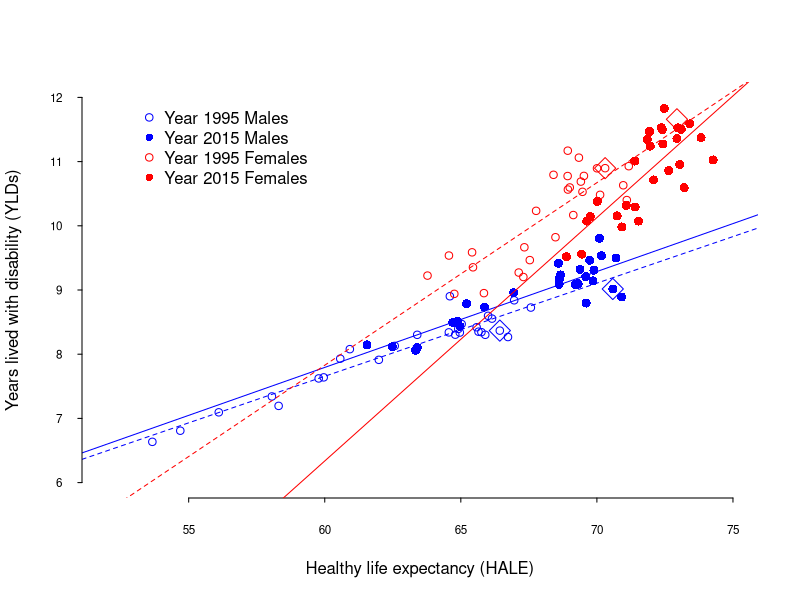

This figure's R source:
# Expansion of morbidity
#Years lived with disability (YLDs)
# Years of life lived with any short-term or long-term health loss.

# Healthy life expectancy, or health-adjusted life expectancy (HALE)
#The number of years that a person at a given age can expect to live in good health, 
# taking into account mortality and disability.

# Raw Data
HALE.raw.data <- read.csv("./IHME-GBD_2015_DATA-7c514cb9-1/IHME-GBD_2015_DATA-7c514cb9-1.csv")
LE.raw.data <- read.csv("./IHME-GBD_2015_DATA-b8689aa2-1/IHME-GBD_2015_DATA-b8689aa2-1.csv")

head(LE.raw.data)
head(HALE.raw.data)

# Tidy Data
library(data.table)

attach(LE.raw.data)
attach(HALE.raw.data)

DT.LE <- data.table(LE.raw.data)
DT.HALE <- data.table(HALE.raw.data)

tables()

######################################################

# MALES 

data.LE.1995.male <- DT.LE[DT.LE$year == "1995" & DT.LE$sex == "Male", ]
data.HALE.1995.male <- DT.HALE[DT.HALE$year == "1995" & DT.HALE$sex == "Male", ]
data.YLD.1995.male <- data.LE.1995.male$val - data.HALE.1995.male$val

data.LE.1995.male.italy <- DT.LE[DT.LE$year == "1995" & DT.LE$sex == "Male" & DT.LE$location == "Italy", ]
data.HALE.1995.male.italy <- DT.HALE[DT.HALE$year == "1995" & DT.HALE$sex == "Male" & DT.LE$location == "Italy", ]
data.YLD.1995.male.italy <- data.LE.1995.male.italy$val - data.HALE.1995.male.italy$val

data.LE.2015.male <- DT.LE[DT.LE$year == "2015" & DT.LE$sex == "Male", ]
data.HALE.2015.male <- DT.HALE[DT.HALE$year == "2015" & DT.HALE$sex == "Male", ]
data.YLD.2015.male <- data.LE.2015.male$val - data.HALE.2015.male$val

data.LE.2015.male.italy <- DT.LE[DT.LE$year == "2015" & DT.LE$sex == "Male" & DT.LE$location == "Italy", ]
data.HALE.2015.male.italy <- DT.HALE[DT.HALE$year == "2015" & DT.HALE$sex == "Male" & DT.LE$location == "Italy", ]
data.YLD.2015.male.italy <- data.LE.2015.male.italy$val - data.HALE.2015.male.italy$val

# Preliminary Point Estimates

min.HALE.1995.male <- round(min(data.HALE.1995.male$val), 1)
max.HALE.1995.male <- round(max(data.HALE.1995.male$val), 1)
median.HALE.1995.male <- round(median(data.HALE.1995.male$val),1)
mad.HALE.1995.male <- round(mad(data.HALE.1995.male$val), 1)

min.YLD.1995.male <- round(min(data.YLD.1995.male), 1)
max.YLD.1995.male <- round(max(data.YLD.1995.male), 1)
median.YLD.1995.male <- round(median(data.YLD.1995.male),1)
mad.YLD.1995.male <- round(mad(data.YLD.1995.male), 1)

min.HALE.2015.male <- round(min(data.HALE.2015.male$val), 1)
max.HALE.2015.male <- round(max(data.HALE.2015.male$val), 1)
median.HALE.2015.male <- round(median(data.HALE.2015.male$val),1)
mad.HALE.2015.male <- round(mad(data.HALE.2015.male$val), 1)

min.YLD.2015.male <- round(min(data.YLD.2015.male), 1)
max.YLD.2015.male <- round(max(data.YLD.2015.male), 1)
median.YLD.2015.male <- round(median(data.YLD.2015.male),1)
mad.YLD.2015.male <- round(mad(data.YLD.2015.male), 1)

plot(data.HALE.1995.male$val, 
     data.YLD.1995.male, 
     col="blue",
     cex=1,
     pch=1,
     xlim = c(52,75), 
     ylim=c(6, 12), 
     axes=F,
     xlab="Healthy life expectancy (HALE)",
     ylab="Years lived with disability (YLDs)")

points(data.HALE.2015.male$val, 
       data.YLD.2015.male, 
       col="blue",
       cex=1.2,
       pch=16)


points(data.HALE.1995.male.italy$val, 
       data.YLD.1995.male.italy, 
       col="blue",
       cex=2,
       pch=5)

points(data.HALE.2015.male.italy$val, 
       data.YLD.2015.male.italy, 
       col="blue",
       cex=2,
       pch=5)


# Accelerating expansion of morbidity

abline(lm(data.YLD.1995.male ~ data.HALE.1995.male$val), col="blue", lty=2)
abline(lm(data.YLD.2015.male ~ data.HALE.2015.male$val), col="blue", lty=1)

summary(lm(data.YLD.1995.male ~ data.HALE.1995.male$val))
confint(lm(data.YLD.1995.male ~ data.HALE.1995.male$val))

summary(lm(data.YLD.2015.male ~ data.HALE.2015.male$val))
confint(lm(data.YLD.2015.male ~ data.HALE.2015.male$val))


# Healthy life expectancy and disability gap

(gap.HALE.1995.male <- round(max.HALE.1995.male - min.HALE.1995.male, 1))
(gap.HALE.2015.male <- round(max.HALE.2015.male - min.HALE.2015.male, 1))
gap.HALE.2015.male - gap.HALE.1995.male
((gap.HALE.2015.male - gap.HALE.1995.male) / gap.HALE.1995.male) * 100

(gap.YLD.1995.male <- round(max.YLD.1995.male - min.YLD.1995.male, 1))
(gap.YLD.2015.male <- round(max.YLD.2015.male - min.YLD.2015.male, 1))
((gap.YLD.2015.male - gap.YLD.1995.male) / gap.YLD.1995.male) * 100
gap.YLD.2015.male - gap.YLD.1995.male


######################################################

# Female 

data.LE.1995.female <- DT.LE[DT.LE$year == "1995" & DT.LE$sex == "Female", ]
data.HALE.1995.female <- DT.HALE[DT.HALE$year == "1995" & DT.HALE$sex == "Female", ]
data.YLD.1995.female <- data.LE.1995.female$val - data.HALE.1995.female$val

data.LE.1995.female.italy <- DT.LE[DT.LE$year == "1995" & DT.LE$sex == "Female" & DT.LE$location == "Italy", ]
data.HALE.1995.female.italy <- DT.HALE[DT.HALE$year == "1995" & DT.HALE$sex == "Female" & DT.LE$location == "Italy", ]
data.YLD.1995.female.italy <- data.LE.1995.female.italy$val - data.HALE.1995.female.italy$val

data.LE.2015.female <- DT.LE[DT.LE$year == "2015" & DT.LE$sex == "Female", ]
data.HALE.2015.female <- DT.HALE[DT.HALE$year == "2015" & DT.HALE$sex == "Female", ]
data.YLD.2015.female <- data.LE.2015.female$val - data.HALE.2015.female$val

data.LE.2015.female.italy <- DT.LE[DT.LE$year == "2015" & DT.LE$sex == "Female" & DT.LE$location == "Italy", ]
data.HALE.2015.female.italy <- DT.HALE[DT.HALE$year == "2015" & DT.HALE$sex == "Female" & DT.LE$location == "Italy", ]
data.YLD.2015.female.italy <- data.LE.2015.female.italy$val - data.HALE.2015.female.italy$val


# Preliminary Point Estimates

min.HALE.1995.female <- round(min(data.HALE.1995.female$val), 1)
max.HALE.1995.female <- round(max(data.HALE.1995.female$val), 1)
median.HALE.1995.female <- round(median(data.HALE.1995.female$val),1)
mad.HALE.1995.female <- round(mad(data.HALE.1995.female$val), 1)

min.YLD.1995.female <- round(min(data.YLD.1995.female), 1)
max.YLD.1995.female <- round(max(data.YLD.1995.female), 1)
median.YLD.1995.female <- round(median(data.YLD.1995.female),1)
mad.YLD.1995.female <- round(mad(data.YLD.1995.female), 1)

min.HALE.2015.female <- round(min(data.HALE.2015.female$val), 1)
max.HALE.2015.female <- round(max(data.HALE.2015.female$val), 1)
median.HALE.2015.female <- round(median(data.HALE.2015.female$val),1)
mad.HALE.2015.female <- round(mad(data.HALE.2015.female$val), 1)

min.YLD.2015.female <- round(min(data.YLD.2015.female), 1)
max.YLD.2015.female <- round(max(data.YLD.2015.female), 1)
median.YLD.2015.female <- round(median(data.YLD.2015.female),1)
mad.YLD.2015.female <- round(mad(data.YLD.2015.female), 1)

points(data.HALE.1995.female$val, 
     data.YLD.1995.female, 
     col="red",
     cex=1,
     pch=1)

points(data.HALE.2015.female$val, 
       data.YLD.2015.female, 
       col="red",
       cex=1.2,
       pch=16)

points(data.HALE.1995.female.italy$val, 
       data.YLD.1995.female.italy, 
       col="red",
       cex=2,
       pch=5)

points(data.HALE.2015.female.italy$val, 
       data.YLD.2015.female.italy, 
       col="red",
       cex=2,
       pch=5)

axis(1, col.axis="black", las=1, cex.axis=0.7, tck=-.01)
axis(2, col.axis="black", las=2, cex.axis=0.7, tck=-.01)

legend(53, 12,  
       c("Year 1995 Males","Year 2015 Males", "Year 1995 Females","Year 2015 Females"),
       pch=c(1,16,1,16),
       cex=c(1,1,1,1),
       col=c("blue", "blue", "red", "red"),
       bty = "n")

# Accelerating expansion of morbidity

abline(lm(data.YLD.1995.female ~ data.HALE.1995.female$val), col="red", lty=2)
abline(lm(data.YLD.2015.female ~ data.HALE.2015.female$val), col="red", lty=1)

summary(lm(data.YLD.1995.female ~ data.HALE.1995.female$val))
confint(lm(data.YLD.1995.female ~ data.HALE.1995.female$val))

summary(lm(data.YLD.2015.female ~ data.HALE.2015.female$val))
confint(lm(data.YLD.2015.female ~ data.HALE.2015.female$val))


# Healthy life expectancy and disability gap

(gap.HALE.1995.female <- round(max.HALE.1995.female - min.HALE.1995.female, 1))
(gap.HALE.2015.female <- round(max.HALE.2015.female - min.HALE.2015.female, 1))
gap.HALE.2015.female - gap.HALE.1995.female
((gap.HALE.2015.female - gap.HALE.1995.female) / gap.HALE.1995.female) * 100

(gap.YLD.1995.female <- round(max.YLD.1995.female - min.YLD.1995.female, 1))
(gap.YLD.2015.female <- round(max.YLD.2015.female - min.YLD.2015.female, 1))
((gap.YLD.2015.female - gap.YLD.1995.female) / gap.YLD.1995.female) * 100
gap.YLD.2015.female - gap.YLD.1995.female



